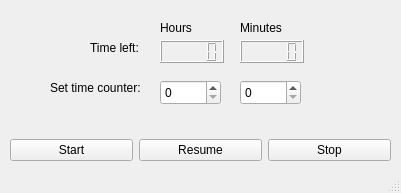
<?xml version="1.0" encoding="UTF-8"?>
<ui version="4.0">
 <class>MainWindow</class>
 <widget class="QMainWindow" name="MainWindow">
  <property name="enabled">
   <bool>true</bool>
  </property>
  <property name="geometry">
   <rect>
    <x>0</x>
    <y>0</y>
    <width>401</width>
    <height>193</height>
   </rect>
  </property>
  <property name="windowTitle">
   <string>Shutdown Delay App</string>
  </property>
  <property name="windowIcon">
   <iconset resource="Resources.qrc">
    <normaloff>:/imgs/icons/counter_s.png</normaloff>:/imgs/icons/counter_s.png</iconset>
  </property>
  <widget class="QWidget" name="centralwidget">
   <widget class="QSpinBox" name="SetH">
    <property name="geometry">
     <rect>
      <x>160</x>
      <y>80</y>
      <width>61</width>
      <height>25</height>
     </rect>
    </property>
   </widget>
   <widget class="QSpinBox" name="SetM">
    <property name="geometry">
     <rect>
      <x>240</x>
      <y>80</y>
      <width>61</width>
      <height>25</height>
     </rect>
    </property>
    <property name="maximum">
     <number>59</number>
    </property>
   </widget>
   <widget class="QLCDNumber" name="CountH">
    <property name="geometry">
     <rect>
      <x>160</x>
      <y>40</y>
      <width>64</width>
      <height>23</height>
     </rect>
    </property>
   </widget>
   <widget class="QLCDNumber" name="CountM">
    <property name="geometry">
     <rect>
      <x>240</x>
      <y>40</y>
      <width>64</width>
      <height>23</height>
     </rect>
    </property>
   </widget>
   <widget class="QLabel" name="M_Lbl">
    <property name="geometry">
     <rect>
      <x>240</x>
      <y>20</y>
      <width>49</width>
      <height>16</height>
     </rect>
    </property>
    <property name="text">
     <string>Minutes</string>
    </property>
   </widget>
   <widget class="QLabel" name="H_Lbl">
    <property name="geometry">
     <rect>
      <x>160</x>
      <y>20</y>
      <width>49</width>
      <height>16</height>
     </rect>
    </property>
    <property name="text">
     <string>Hours</string>
    </property>
   </widget>
   <widget class="QWidget" name="gridLayoutWidget">
    <property name="geometry">
     <rect>
      <x>10</x>
      <y>130</y>
      <width>381</width>
      <height>41</height>
     </rect>
    </property>
    <layout class="QGridLayout" name="gridLayout">
     <item row="0" column="0">
      <widget class="QPushButton" name="ApplyBtn">
       <property name="text">
        <string>Start</string>
       </property>
      </widget>
     </item>
     <item row="0" column="1">
      <widget class="QPushButton" name="pushButton">
       <property name="text">
        <string>Resume</string>
       </property>
      </widget>
     </item>
     <item row="0" column="2">
      <widget class="QPushButton" name="CancelBtn">
       <property name="text">
        <string>Stop</string>
       </property>
      </widget>
     </item>
    </layout>
   </widget>
   <widget class="QLabel" name="label">
    <property name="geometry">
     <rect>
      <x>90</x>
      <y>40</y>
      <width>49</width>
      <height>16</height>
     </rect>
    </property>
    <property name="text">
     <string>Time left:</string>
    </property>
   </widget>
   <widget class="QLabel" name="label_2">
    <property name="geometry">
     <rect>
      <x>50</x>
      <y>80</y>
      <width>101</width>
      <height>16</height>
     </rect>
    </property>
    <property name="text">
     <string>Set time counter:</string>
    </property>
   </widget>
  </widget>
  <widget class="QStatusBar" name="statusbar"/>
  <action name="actionExit">
   <property name="text">
    <string>Exit</string>
   </property>
  </action>
 </widget>
 <resources>
  <include location="Resources.qrc"/>
 </resources>
 <connections/>
</ui>
